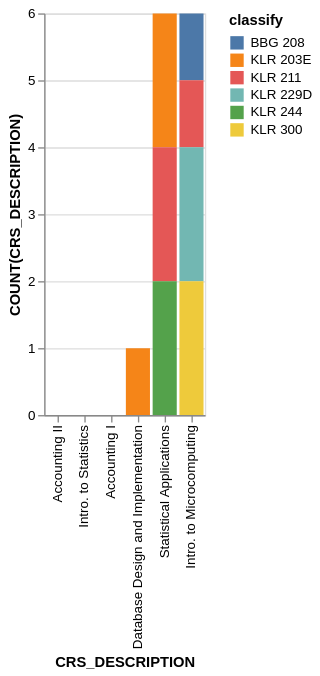

Vega-Lite specification stored for this chart:
### Vega-Lite specification from a JSON file in a GitHub repository (floating-point values rounded to 4 significant figures)
{"data": {"values": [{"x_data": "Database Design and Implementation", "y_data": 0, "classify": "BBG 208"}, {"x_data": "Accounting II", "y_data": 0, "classify": "BBG 208"}, {"x_data": "Intro. to Statistics", "y_data": 0, "classify": "BBG 208"}, {"x_data": "Statistical Applications", "y_data": 0, "classify": "BBG 208"}, {"x_data": "Accounting I", "y_data": 0, "classify": "BBG 208"}, {"x_data": "Intro. to Microcomputing", "y_data": 1, "classify": "BBG 208"}, {"x_data": "Database Design and Implementation", "y_data": 1, "classify": "KLR 203E"}, {"x_data": "Accounting II", "y_data": 0, "classify": "KLR 203E"}, {"x_data": "Intro. to Statistics", "y_data": 0, "classify": "KLR 203E"}, {"x_data": "Statistical Applications", "y_data": 2, "classify": "KLR 203E"}, {"x_data": "Accounting I", "y_data": 0, "classify": "KLR 203E"}, {"x_data": "Intro. to Microcomputing", "y_data": 0, "classify": "KLR 203E"}, {"x_data": "Database Design and Implementation", "y_data": 0, "classify": "KLR 211"}, {"x_data": "Accounting II", "y_data": 0, "classify": "KLR 211"}, {"x_data": "Intro. to Statistics", "y_data": 0, "classify": "KLR 211"}, {"x_data": "Statistical Applications", "y_data": 2, "classify": "KLR 211"}, {"x_data": "Accounting I", "y_data": 0, "classify": "KLR 211"}, {"x_data": "Intro. to Microcomputing", "y_data": 1, "classify": "KLR 211"}, {"x_data": "Database Design and Implementation", "y_data": 0, "classify": "KLR 229D"}, {"x_data": "Accounting II", "y_data": 0, "classify": "KLR 229D"}, {"x_data": "Intro. to Statistics", "y_data": 0, "classify": "KLR 229D"}, {"x_data": "Statistical Applications", "y_data": 0, "classify": "KLR 229D"}, {"x_data": "Accounting I", "y_data": 0, "classify": "KLR 229D"}, {"x_data": "Intro. to Microcomputing", "y_data": 2, "classify": "KLR 229D"}, {"x_data": "Database Design and Implementation", "y_data": 0, "classify": "KLR 244"}, {"x_data": "Accounting II", "y_data": 0, "classify": "KLR 244"}, {"x_data": "Intro. to Statistics", "y_data": 0, "classify": "KLR 244"}, {"x_data": "Statistical Applications", "y_data": 2, "classify": "KLR 244"}, {"x_data": "Accounting I", "y_data": 0, "classify": "KLR 244"}, {"x_data": "Intro. to Microcomputing", "y_data": 0, "classify": "KLR 244"}, {"x_data": "Database Design and Implementation", "y_data": 0, "classify": "KLR 300"}, {"x_data": "Accounting II", "y_data": 0, "classify": "KLR 300"}, {"x_data": "Intro. to Statistics", "y_data": 0, "classify": "KLR 300"}, {"x_data": "Statistical Applications", "y_data": 0, "classify": "KLR 300"}, {"x_data": "Accounting I", "y_data": 0, "classify": "KLR 300"}, {"x_data": "Intro. to Microcomputing", "y_data": 2, "classify": "KLR 300"}]}, "mark": "bar", "encoding": {"x": {"field": "x_data", "type": "nominal", "title": "CRS_DESCRIPTION", "sort": {"op": "sum", "field": "y_data", "order": "ascending"}}, "y": {"field": "y_data", "type": "quantitative", "title": "COUNT(CRS_DESCRIPTION)"}, "color": {"field": "classify"}}}
